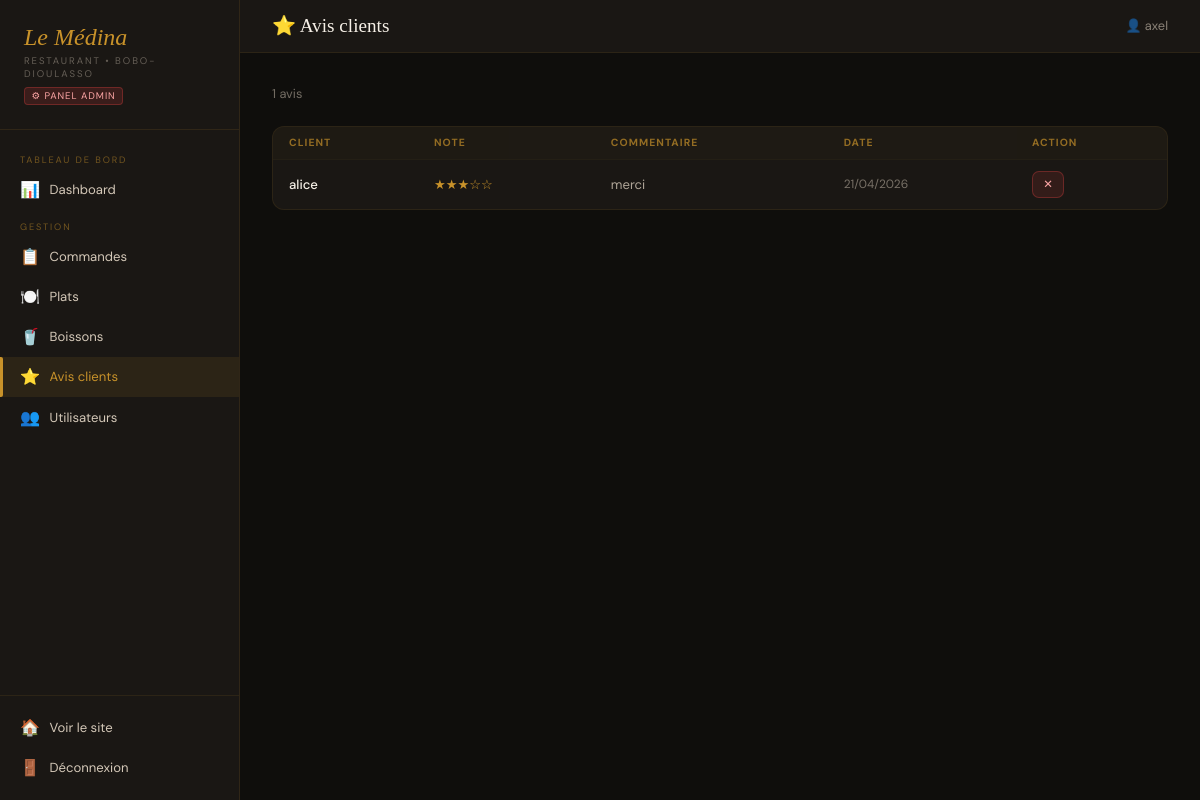
Page /panel/avis/ (signed in) on the committed database.
### shop/models.py (models this page shows, shortened)
class Commentaire(models.Model):
    NOTE_CHOICES = [(i, f"{i} étoile{'s' if i > 1 else ''}") for i in range(1, 6)]
    utilisateur = models.ForeignKey(User, on_delete=models.CASCADE)
    contenu = models.TextField()
    note = models.IntegerField(choices=NOTE_CHOICES, default=5)
    date = models.DateTimeField(auto_now_add=True)
    class Meta:
        ordering = ['-date']

### shop/views.py (the view)
# urls.py: path('panel/avis/', views.admin_avis, name='admin_avis'),
@staff_required
def admin_avis(request):
    avis = Commentaire.objects.select_related('utilisateur').order_by('-date')
    return render(request, 'shop/admin/avis.html', {'avis': avis})

### shop/views.py (called while the page is built)
def staff_required(view_func):
    return user_passes_test(lambda u: u.is_staff, login_url='accueil')(view_func)

### shop/templates/shop/admin/avis.html (shortened to what this page needs)
{% extends 'shop/admin/base.html' %}
{% block page_title %}⭐ Avis clients{% endblock %}
{% block content %}
<div class="section-header">
  <div style="font-size:.8rem;opacity:.5;">{{ avis|length }} avis</div>
</div>
{% if avis %}
<div class="table-card">
  <table>
    <thead>
      <tr><th>Client</th><th>Note</th><th>Commentaire</th><th>Date</th><th>Action</th></tr>
    </thead>
    <tbody>
      {% for a in avis %}
      <tr>
        <td style="font-weight:500;color:var(--creme);">{{ a.utilisateur.username }}</td>
        <td>
          <span style="color:var(--or);">
            {% for i in "12345" %}{% if forloop.counter <= a.note %}★{% else %}☆{% endif %}{% endfor %}
          </span>
        </td>
        <td style="max-width:320px;opacity:.8;">{{ a.contenu|truncatechars:80 }}</td>
        <td style="opacity:.5;font-size:.75rem;">{{ a.date|date:"d/m/Y" }}</td>
        <td>
          <a href="{% url 'admin_supprimer_avis' a.pk %}" class="btn btn-danger btn-sm"
            onclick="return confirm('Supprimer cet avis ?')">✕</a>
        </td>
      </tr>
      {% endfor %}
    </tbody>
  </table>
</div>
{% else %}
<div style="text-align:center;padding:3rem;opacity:.4;">
  <div style="font-size:2.5rem;margin-bottom:.75rem;">⭐</div>
  <p>Aucun avis pour le moment.</p>
</div>
{% endif %}
{% endblock %}

### shop/templates/shop/admin/base.html (shortened to what this page needs)
{% load static %}
<!DOCTYPE html>
<html lang="fr">
<head>
</head>
<body>
<aside class="sidebar">
  <div class="sidebar-logo">
    <div class="logo">Le Médina</div>
    <div class="logo-sub">Restaurant • Bobo-Dioulasso</div>
    <div class="admin-badge">⚙ Panel Admin</div>
  </div>
  <nav style="flex:1;padding:.75rem 0;overflow-y:auto;">
    <div class="nav-section">Tableau de bord</div>
    <a href="{% url 'admin_dashboard' %}" class="nav-link {% if request.resolver_match.url_name == 'admin_dashboard' %}active{% endif %}">
      <span class="nav-icon">📊</span> Dashboard
    </a>
    <div class="nav-section">Gestion</div>
    <a href="{% url 'admin_commandes' %}" class="nav-link {% if 'admin_commandes' in request.resolver_match.url_name %}active{% endif %}">
      <span class="nav-icon">📋</span> Commandes
    </a>
    <a href="{% url 'admin_plats' %}" class="nav-link ">
      <span class="nav-icon">🍽️</span> Plats
    </a>
    <a href="{% url 'admin_boissons' %}" class="nav-link ">
      <span class="nav-icon">🥤</span> Boissons
    </a>
    <a href="{% url 'admin_avis' %}" class="nav-link {% if request.resolver_match.url_name == 'admin_avis' %}active{% endif %}">
      <span class="nav-icon">⭐</span> Avis clients
    </a>
    <a href="{% url 'admin_utilisateurs' %}" class="nav-link {% if request.resolver_match.url_name == 'admin_utilisateurs' %}active{% endif %}">
      <span class="nav-icon">👥</span> Utilisateurs
    </a>
  </nav>
  <div class="sidebar-footer">
    <a href="{% url 'accueil' %}" class="nav-link">
      <span class="nav-icon">🏠</span> Voir le site
    </a>
    <a href="{% url 'logout' %}" class="nav-link">
      <span class="nav-icon">🚪</span> Déconnexion
    </a>
  </div>
</aside>
<main class="main">
  <div class="topbar">
    <div class="topbar-title">{% block page_title %}Admin{% endblock %}</div>
    <div class="topbar-right">
      <span>👤 {{ request.user.username }}</span>
    </div>
  </div>
  <div class="content">
    {% block content %}{% endblock %}
  </div>
</main>
</body>
</html>

### shop/templates/shop/admin/base.html (style rules this page uses)
:root { --or:#c8922a; --or-clair:#e8b84b; --or-fonce:#a0711e; --noir:#0d0c0a; --brun:#1a1714; --brun-moyen:#2a2520; --creme:#f5efe6; --texte:#d4c8b8; --sidebar-w:240px; --danger:#ef4444; --success:#22c55e; --info:#3b82f6; }
* { margin:0; padding:0; box-sizing:border-box; }
body { font-family:'DM Sans',sans-serif; background:#0f0e0c; color:var(--texte); min-height:100vh; display:flex; }
.sidebar { width:var(--sidebar-w); background:var(--brun); border-right:1px solid rgba(200,146,42,0.12); position:fixed; top:0; left:0; bottom:0; display:flex; flex-direction:column; z-index:100; }
.sidebar-logo { padding:1.5rem; border-bottom:1px solid rgba(200,146,42,0.12); }
.sidebar-logo .logo { font-family:'Playfair Display',serif; font-style:italic; font-size:1.5rem; color:var(--or); }
.sidebar-logo .logo-sub { font-size:.6rem; letter-spacing:.2em; text-transform:uppercase; opacity:.4; margin-top:.2rem; }
.sidebar-logo .admin-badge { display:inline-block; background:rgba(239,68,68,0.15); border:1px solid rgba(239,68,68,0.3); color:#fca5a5; font-size:.6rem; padding:.1rem .4rem; border-radius:4px; letter-spacing:.1em; text-transform:uppercase; margin-top:.4rem; }
.nav-section { padding:.75rem 1.25rem .2rem; font-size:.58rem; letter-spacing:.2em; text-transform:uppercase; color:var(--or); opacity:.5; }
.nav-link { display:flex; align-items:center; gap:.6rem; padding:.6rem 1.25rem; color:var(--texte); text-decoration:none; font-size:.82rem; transition:all .2s; position:relative; }
.nav-link.active { color:var(--or); background:rgba(200,146,42,0.1); }
.nav-link.active::before { content:''; position:absolute; left:0; top:0; bottom:0; width:3px; background:var(--or); border-radius:0 2px 2px 0; }
.nav-icon { font-size:1rem; flex-shrink:0; }
.sidebar-footer { margin-top:auto; padding:.75rem 0; border-top:1px solid rgba(200,146,42,0.1); }
.main { margin-left:var(--sidebar-w); flex:1; display:flex; flex-direction:column; min-height:100vh; }
.topbar { background:var(--brun); border-bottom:1px solid rgba(200,146,42,0.1); padding:.9rem 2rem; display:flex; align-items:center; justify-content:space-between; }
.topbar-title { font-family:'Playfair Display',serif; font-size:1.2rem; color:var(--creme); }
.topbar-right { display:flex; align-items:center; gap:1rem; font-size:.8rem; opacity:.6; }
.content { padding:2rem; flex:1; }
.table-card { background:var(--brun); border:1px solid rgba(200,146,42,0.1); border-radius:12px; overflow:hidden; }
table { width:100%; border-collapse:collapse; }
th { padding:.6rem 1rem; font-size:.65rem; letter-spacing:.1em; text-transform:uppercase; color:var(--or); opacity:.7; background:rgba(200,146,42,0.04); text-align:left; }
td { padding:.7rem 1rem; font-size:.82rem; border-top:1px solid rgba(200,146,42,0.06); color:var(--texte); }
.btn { display:inline-flex; align-items:center; gap:.35rem; padding:.45rem .9rem; border-radius:7px; border:none; cursor:pointer; font-family:'DM Sans',sans-serif; font-size:.78rem; font-weight:500; text-decoration:none; transition:all .2s; }
.btn-danger { background:rgba(239,68,68,0.12); border:1px solid rgba(239,68,68,0.3); color:#fca5a5; }
.btn-sm { padding:.3rem .65rem; font-size:.72rem; }
.section-header { display:flex; align-items:center; justify-content:space-between; margin-bottom:1.5rem; }

### rows in the picture
Commentaire: utilisateur.username "alice", note 3 (drawn), contenu "merci", date "21/04/2026"

### other values in the picture
{{ request.user.username }} "axel"
{{ avis|length }} "1"
